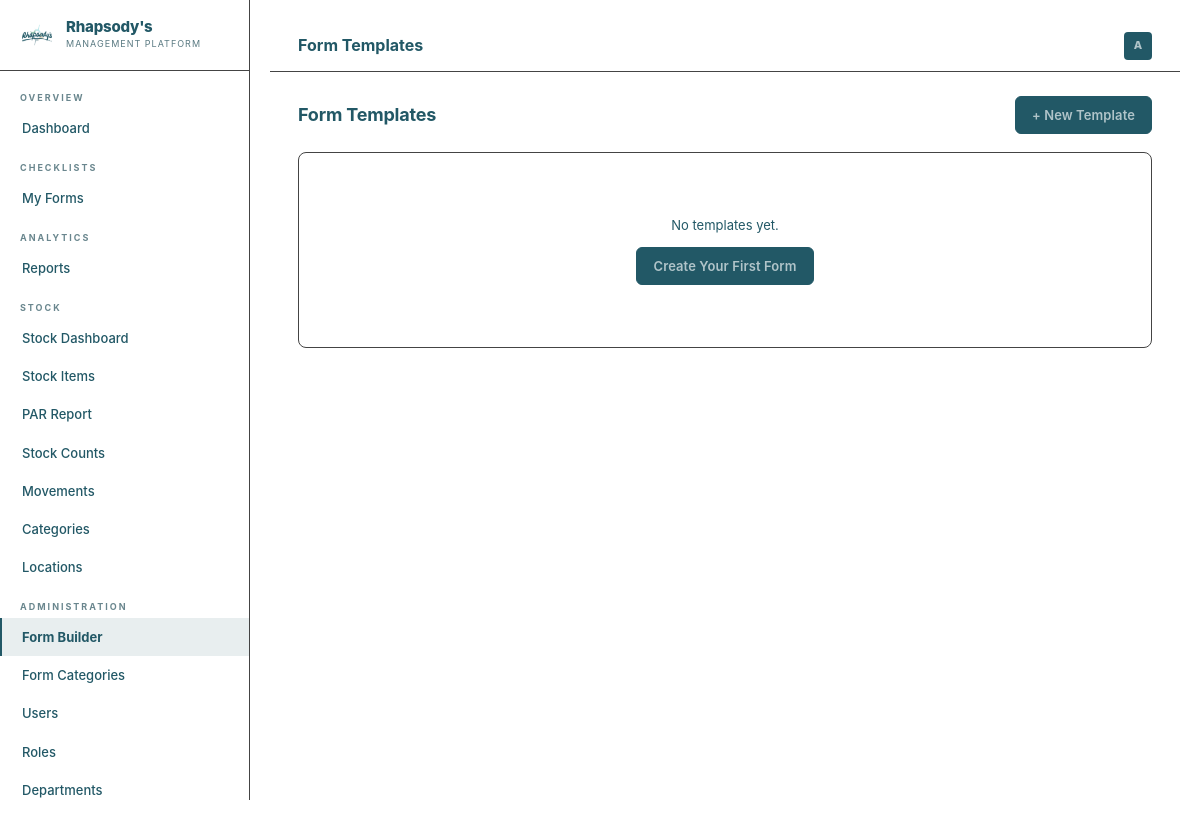
The app's page /forms/templates/ (signed in), older data.
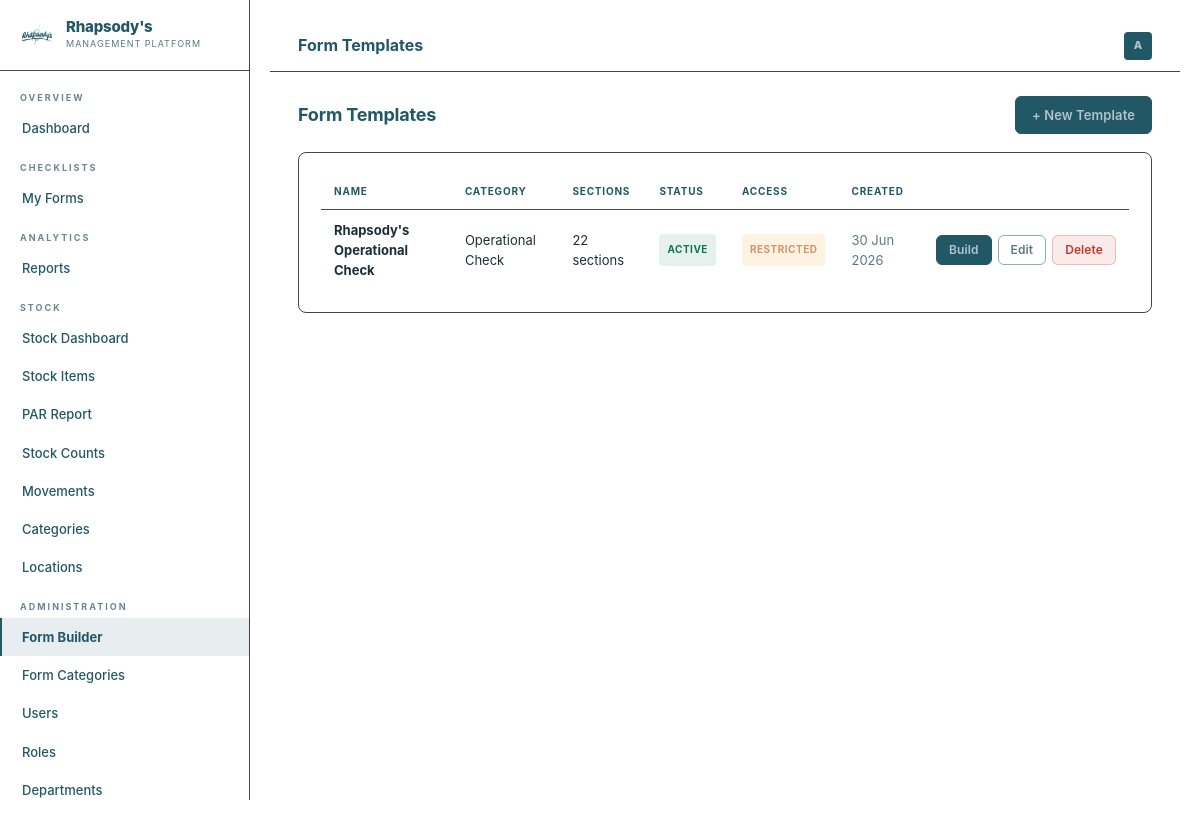
The same page, newer data.
### forms_builder/models.py (models this page shows, shortened)
class FormTemplate(models.Model):
    name        = models.CharField(max_length=200)
    description = models.TextField(blank=True)
    category    = models.ForeignKey(
        FormCategory, on_delete=models.SET_NULL, null=True, blank=True,
        related_name='templates', verbose_name='Category',
        help_text='Select a category — manage categories from Form Categories in the sidebar'
    )
    outlet      = models.ForeignKey(
        'accounts.Outlet', on_delete=models.SET_NULL, null=True, blank=True,
        related_name='form_templates', verbose_name='Outlet',
        help_text='Which restaurant this form belongs to (blank = all outlets)'
    )
    department  = models.ForeignKey(
        'accounts.Department', on_delete=models.SET_NULL, null=True, blank=True,
        related_name='forms', verbose_name='Department',
        help_text='Which department this checklist belongs to'
    )
    is_active   = models.BooleanField(default=True)
    created_by  = models.ForeignKey(settings.AUTH_USER_MODEL, on_delete=models.SET_NULL, null=True, related_name='created_forms')
    created_at  = models.DateTimeField(auto_now_add=True)
    updated_at  = models.DateTimeField(auto_now=True)
    assigned_users      = models.ManyToManyField(settings.AUTH_USER_MODEL, blank=True, related_name='assigned_forms')
    all_managers_access = models.BooleanField(default=True)
    class Meta:
        ordering = ['category__name', 'name']
        verbose_name = 'Form Template'
    @property
    def category_name(self):
        return self.category.name if self.category else 'Uncategorised'

class FormCategory(models.Model):
    name       = models.CharField(max_length=100, unique=True)
    code       = models.SlugField(max_length=50, unique=True, help_text='Short unique key, e.g. opening, bar, kitchen')
    description= models.TextField(blank=True)
    order      = models.PositiveIntegerField(default=0)
    is_active  = models.BooleanField(default=True)
    created_at = models.DateTimeField(auto_now_add=True)
    class Meta:
        ordering = ['order', 'name']
        verbose_name = 'Form Category'
        verbose_name_plural = 'Form Categories'

### forms_builder/views.py (the view)
    def wrapper(request, *args, **kwargs):
        if not request.user.is_admin:
            messages.error(request, 'Administrator access required.')
            return redirect('dashboard:home')
        return view_func(request, *args, **kwargs)

### accounts/models.py (called while the page is built)
    @property
    def role_name(self):
        if self.is_superuser:
            return 'System Admin'
        return self.custom_role.name if self.custom_role else 'No Role'

    @property
    def is_admin(self):
        if self.is_superuser: return True
        return self.custom_role.is_system_admin if self.custom_role else False

    @property
    def can_fill_forms(self):
        if self.is_admin: return True
        return self.custom_role.can_fill_forms if self.custom_role else False

    @property
    def can_view_reports(self):
        if self.is_admin: return True
        return self.custom_role.can_view_reports if self.custom_role else False

    @property
    def can_manage_forms(self):
        if self.is_admin: return True
        return self.custom_role.can_manage_forms if self.custom_role else False

    @property
    def can_manage_users(self):
        if self.is_admin: return True
        return self.custom_role.can_manage_users if self.custom_role else False

    @property
    def can_access_stock(self):
        if self.is_admin: return True
        return self.custom_role.can_access_stock if self.custom_role else False

### templates/forms_builder/template_list.html (shortened to what this page needs)
{% extends 'base.html' %}
{% block page_title %}Form Templates{% endblock %}
{% block content %}
<div class="flex-between mb-4">
 <h2 style="font-size:18px; font-weight:700; color:var(--yellow);">Form Templates</h2>
 <a href="{% url 'forms_builder:template_create' %}" class="btn btn-primary">+ New Template</a>
</div>
<div class="card">
 {% if templates %}
 <table class="table">
 <thead><tr><th>Name</th><th>Category</th><th>Sections</th><th>Status</th><th>Access</th><th>Created</th><th></th></tr></thead>
 <tbody>
 {% for t in templates %}
 <tr>
 <td><strong>{{ t.name }}</strong></td>
 <td>{{ t.category_name }}</td>
 <td>{{ t.sections.count }} sections</td>
 <td>{% if t.is_active %}<span class="badge badge-success">Active</span>{% else %}<span class="badge badge-draft">Inactive</span>{% endif %}</td>
 <td>{% if t.all_managers_access %}<span class="badge badge-info">All Managers</span>{% else %}<span class="badge badge-warning">Restricted</span>{% endif %}</td>
 <td class="text-sm text-muted">{{ t.created_at|date:"d M Y" }}</td>
 <td>
 <div class="flex gap-1">
 <a href="{% url 'forms_builder:template_builder' t.pk %}" class="btn btn-primary btn-sm">Build</a>
 <a href="{% url 'forms_builder:template_edit' t.pk %}" class="btn btn-outline btn-sm">Edit</a>
 <a href="{% url 'forms_builder:template_delete' t.pk %}" class="btn btn-danger btn-sm">Delete</a>
 </div>
 </td>
 </tr>
 {% endfor %}
 </tbody>
 </table>
 {% else %}
 <div class="empty-state">
 <p>No templates yet.</p>
 <a href="{% url 'forms_builder:template_create' %}" class="btn btn-primary" style="margin-top:12px;">Create Your First Form</a>
 </div>
 {% endif %}
</div>
{% endblock %}

Row changes from the older to the newer data that the page shows:
added FormTemplate: name "Rhapsody's Operational Check", category_name "Operational Check", sections.count "22", is_active "ACTIVE", all_managers_access "RESTRICTED", created_at "30 Jun 2026"
Text that changed along with them:
text no longer shown: "No templates yet. Create Your First Form"
text now shown: "NAME CATEGORY SECTIONS STATUS ACCESS CREATED"
